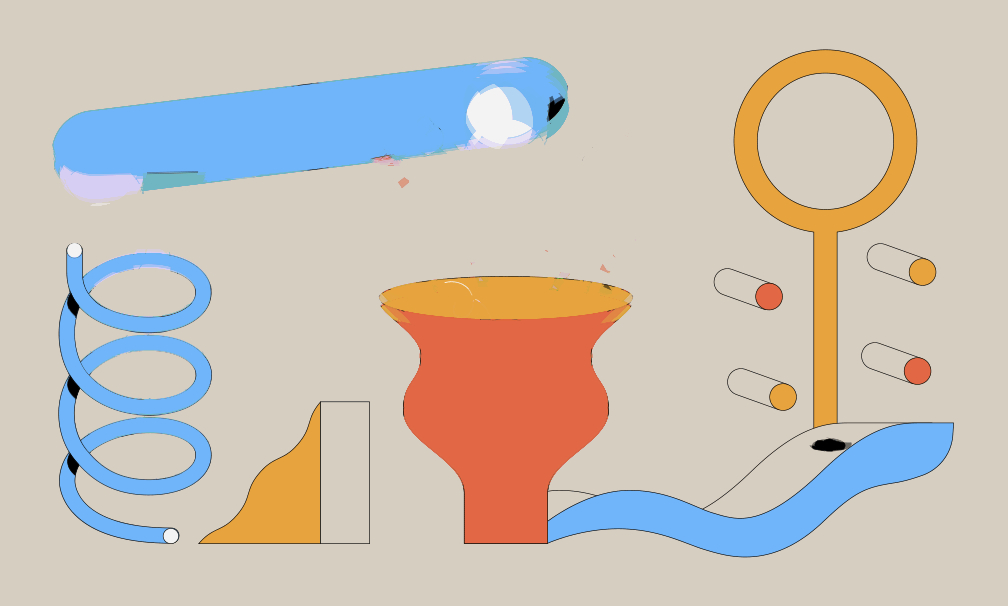
#> input picture frames/background.png, 1008 x 606 px
$ python detect_ball.py
#> lines starting #> are read from the running program, lines starting #| are printed output that depends on the picture; after the words box and inside, x2 and y2 are one past the last pixel; in counts of white or black regions, pixels touching at a corner belong together
from pathlib import Path
import numpy as np
from PIL import Image
bg = np.array(Image.open('frames/background.png').convert('RGB'), dtype=np.int16)
frames = sorted(Path('frames').glob('frame_*.png'))
for f in frames:
    img = np.array(Image.open(f).convert('RGB'), dtype=np.int16)
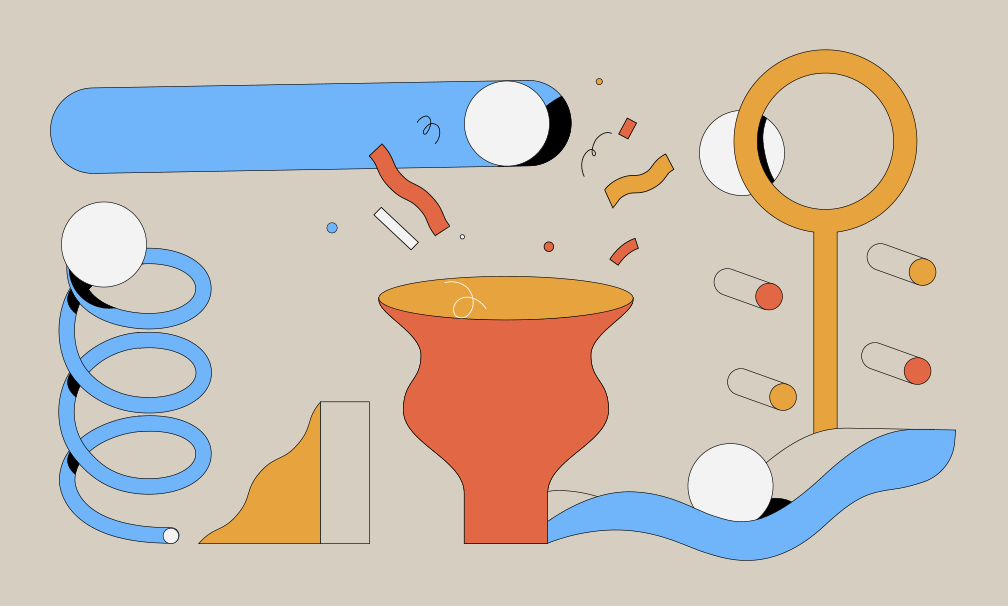
#> input picture frames/frame_00.png, 1008 x 606 px
    diff = np.abs(img - bg).sum(axis=2)
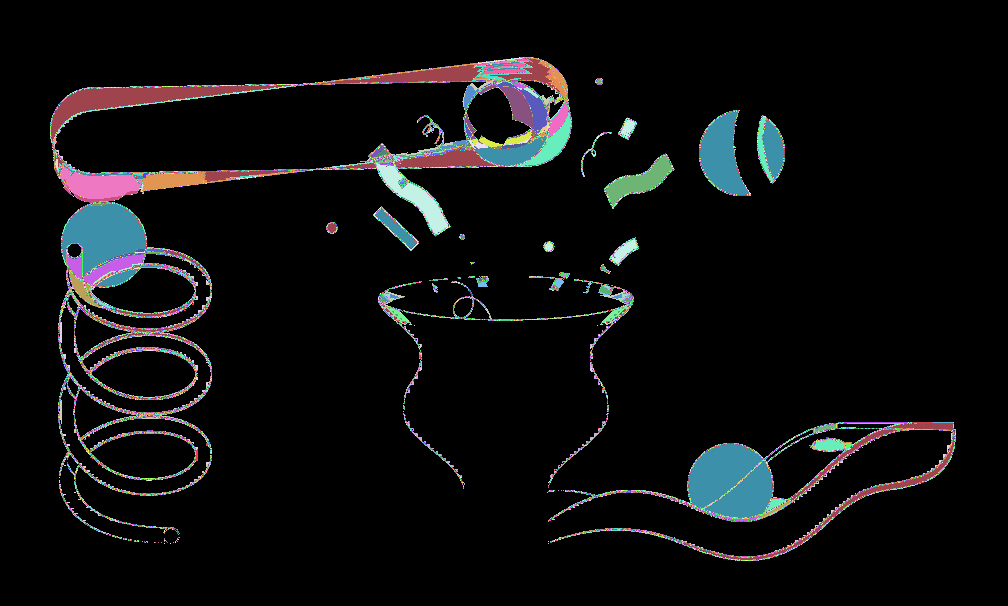
#> diff: shape (606, 1008) int64; 545 distinct labels, from 0 to 615; one colour per label, 0 black
    mask = diff > 60
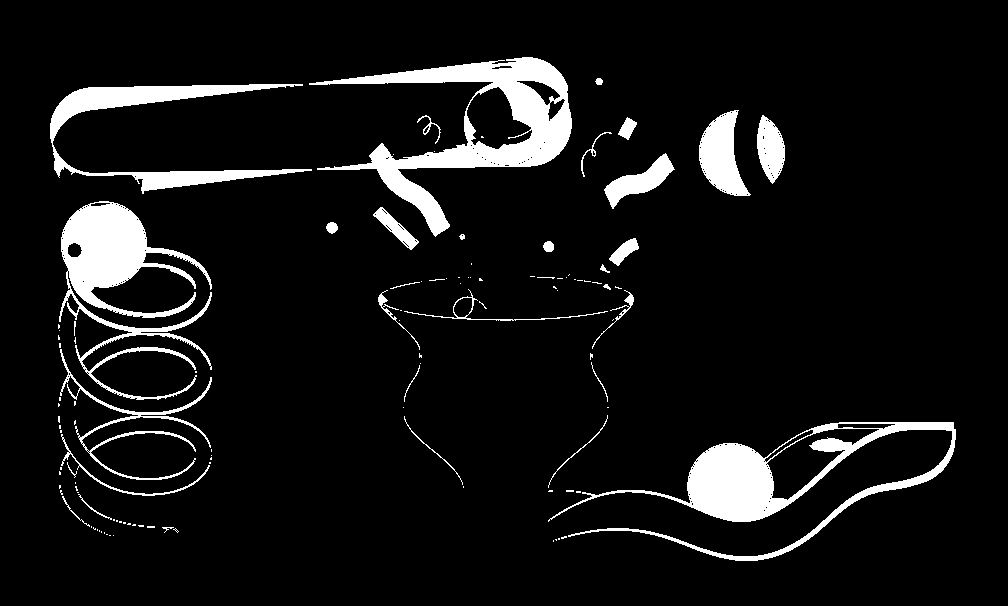
#> mask: shape (606, 1008) bool; 8% white; 116 white regions (82 under 20 px), largest, box (x1, y1, x2, y2) and area: (309, 57, 572, 237) 12097, (548, 422, 956, 561) 10521, (59, 201, 212, 400) 9443
    ys, xs = np.where(mask)
    if len(xs) == 0:
        print(f.name, 'no diff')
        continue
    cx = float(xs.mean())
#> cx = 440.9
    cy = float(ys.mean())
#> cy = 260.7
    print(f.name, 'centroid', round(cx,1), round(cy,1), 'pixels', len(xs))
#| frame_00.png centroid 440.9 260.7 pixels 48847
#> pass 2 of the loop `for f in frames:`:
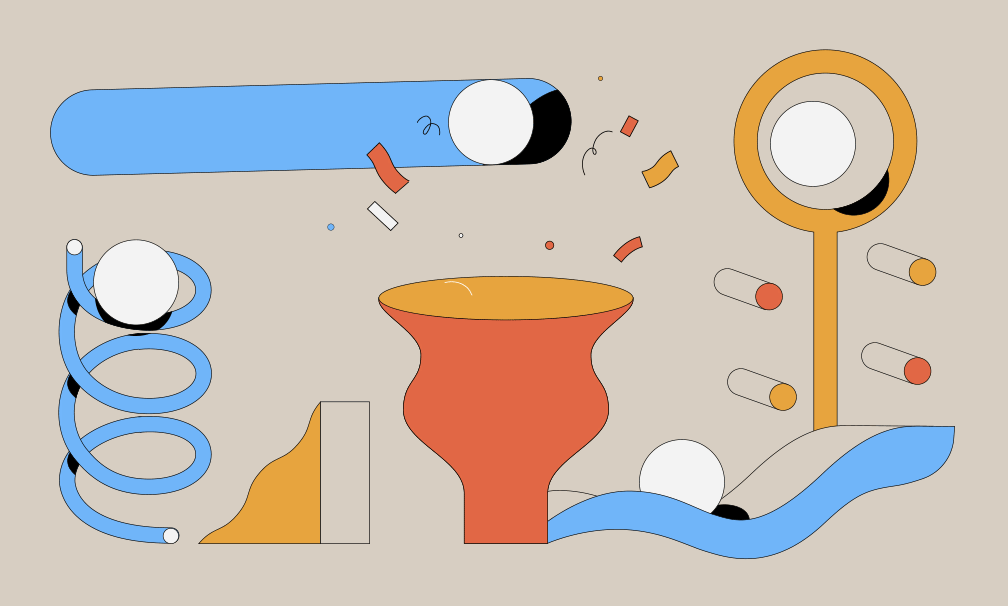
#> input picture frames/frame_01.png, 1008 x 606 px
#> `diff = np.abs(img - bg).sum(axis=2)`:
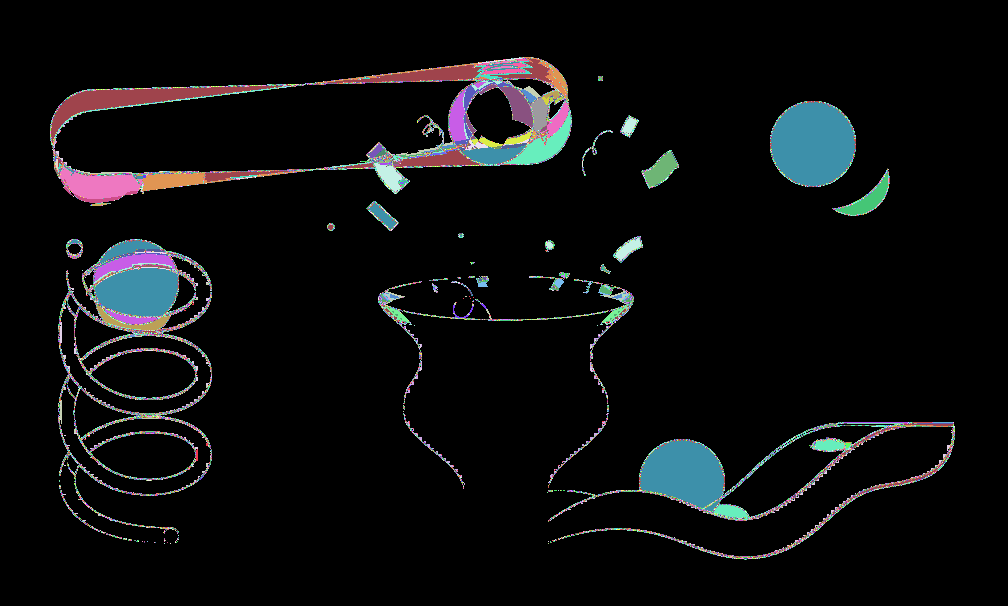
#> diff: shape (606, 1008) int64; 570 distinct labels, from 0 to 639; one colour per label, 0 black
#> `mask = diff > 60`:
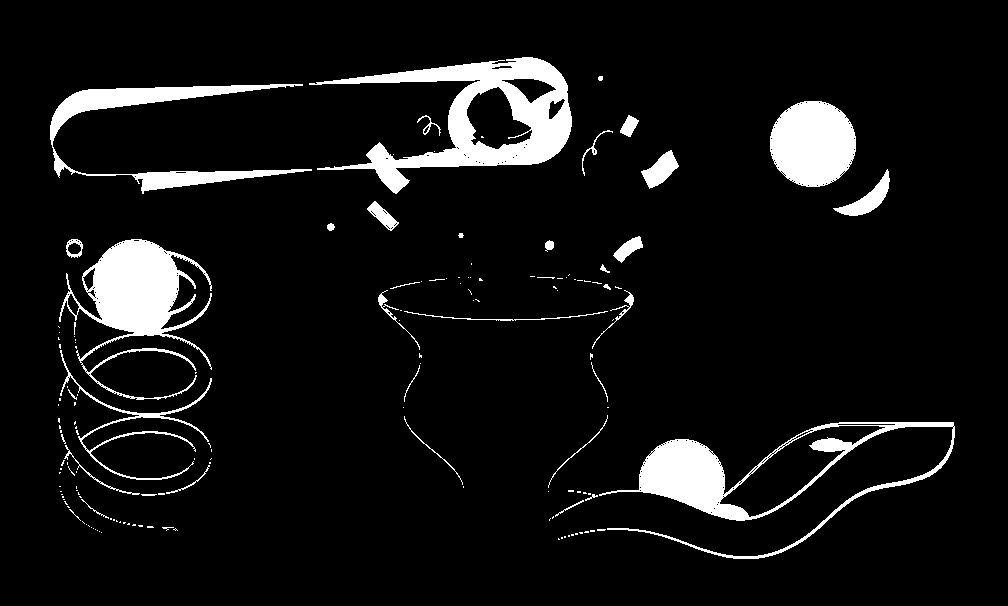
#> mask: shape (606, 1008) bool; 7.5% white; 154 white regions (118 under 20 px), largest, box (x1, y1, x2, y2) and area: (309, 57, 572, 194) 11411, (59, 239, 212, 400) 8506, (599, 422, 955, 559) 8359
#> cx = 464.1
#> cy = 247.3
#| frame_01.png centroid 464.1 247.3 pixels 45972
#> pass 3 of the loop `for f in frames:`:
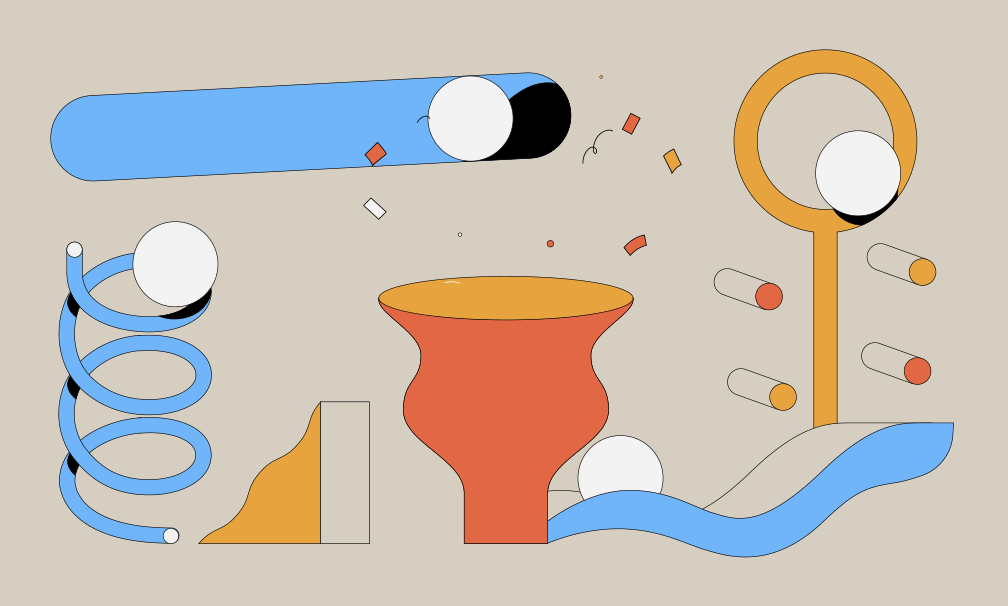
#> input picture frames/frame_02.png, 1008 x 606 px
#> `diff = np.abs(img - bg).sum(axis=2)`:
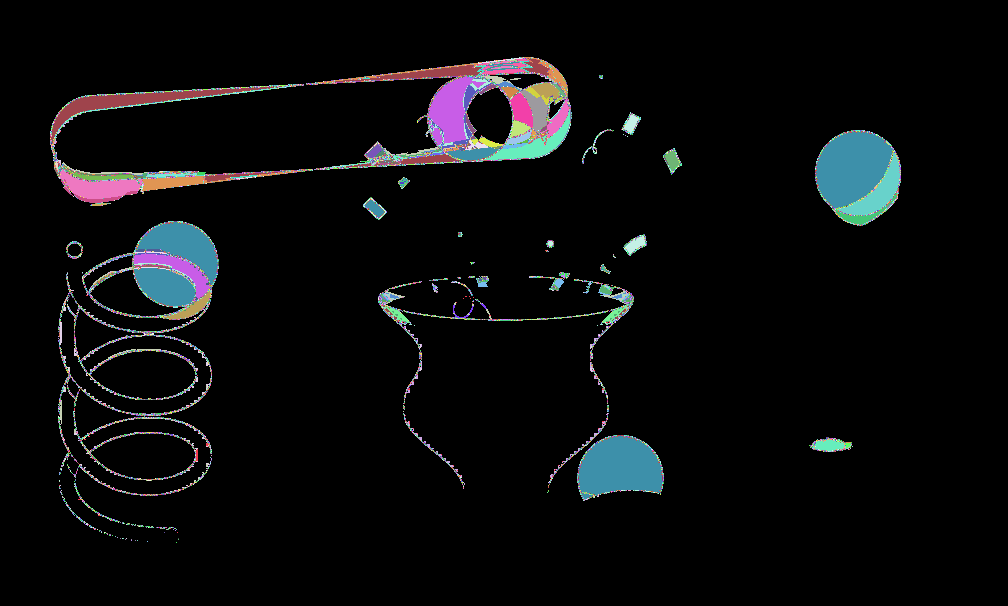
#> diff: shape (606, 1008) int64; 615 distinct labels, from 0 to 729; one colour per label, 0 black
#> `mask = diff > 60`:
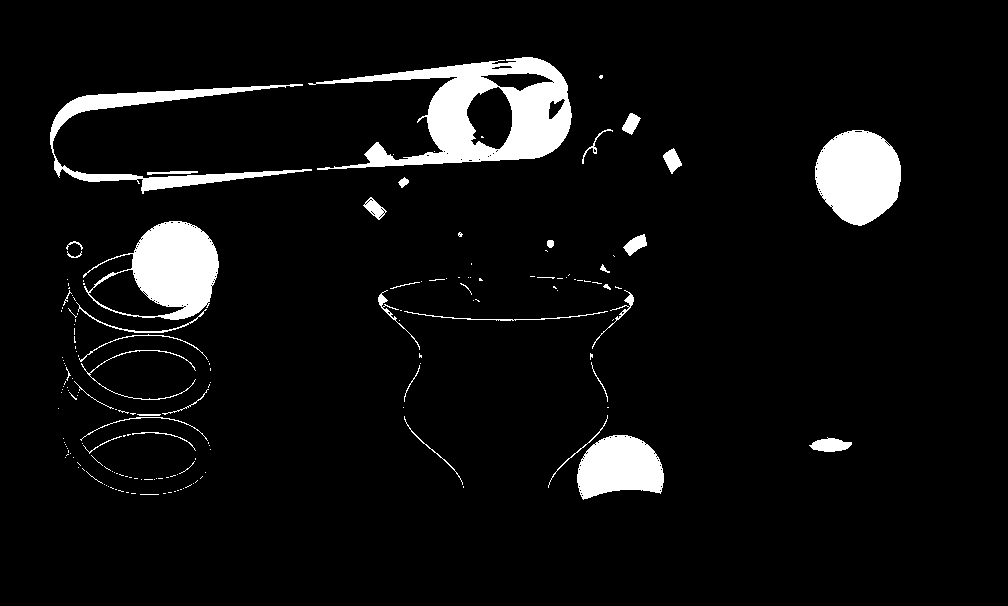
#> mask: shape (606, 1008) bool; 6.2% white; 176 white regions (137 under 20 px), largest, box (x1, y1, x2, y2) and area: (308, 57, 572, 170) 11598, (83, 221, 219, 320) 6648, (815, 130, 901, 226) 6250
#> cx = 458.5
#> cy = 217.8
#| frame_02.png centroid 458.5 217.8 pixels 37691
